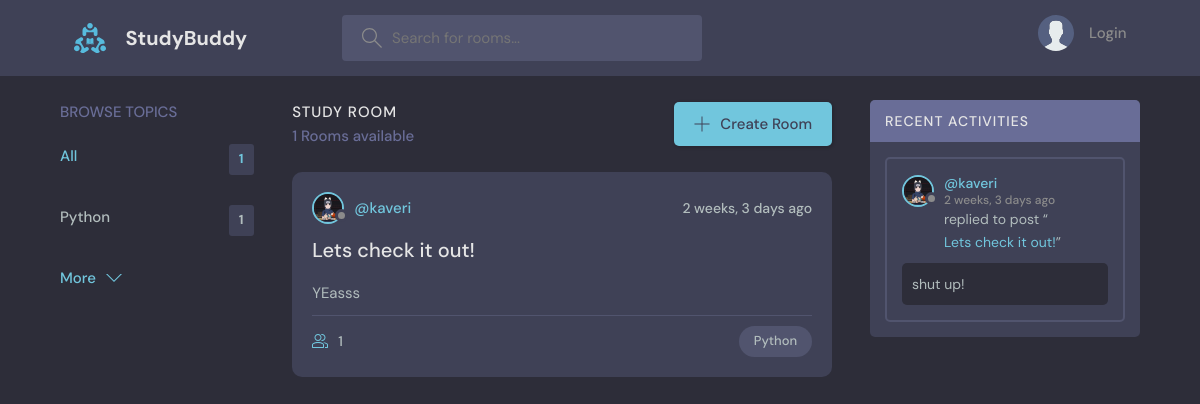
The page / on the database its author committed.
### base/models.py (models this page shows, shortened)
class Topic(models.Model):
   name = models.CharField(max_length=200)

class Room(models.Model):
    host=models.ForeignKey(User,on_delete=models.SET_NULL,null=True)
    topic=models.ForeignKey(Topic,on_delete=models.SET_NULL,null=True)
    name=models.CharField(max_length=200)
    description=models.TextField(null=True, blank=True)
    participants=models.ManyToManyField(User,related_name="participants",blank=True)
    updated=models.DateTimeField(auto_now=True)
    created=models.DateTimeField(auto_now_add=True)
    class Meta:
      ordering =['-updated', '-created']
    def __str__(self):
     return self.name

class User(AbstractUser):
   name= models.CharField(max_length=200, null=True)
   email= models.EmailField(unique=True)
   bio=models.TextField(null=True)
   avatar=models.ImageField(null=True,default="avatar.svg")
   USERNAME_FIELD = 'email'
   REQUIRED_FIELDS = []

class Message(models.Model):
   user=models.ForeignKey(User,on_delete=models.CASCADE)
   room=models.ForeignKey(Room,on_delete=models.CASCADE)
   body=models.TextField()
   updated=models.DateTimeField(auto_now=True)
   created=models.DateTimeField(auto_now_add=True)
   class Meta:
      ordering =['-updated', '-created']
   def __str__(self):
     return self.body[0:50]

### base/views.py (the view)
# urls.py: path('',views.home,name="home"),
def home(request):
    q=request.GET.get('q') if request.GET.get('q') !=None else ''
    rooms=Room.objects.filter(
        Q(topic__name__icontains=q) | Q(name__icontains=q) | Q(description__icontains=q)
    )
    room_count=rooms.count()
    topics=Topic.objects.all()[0:6]
    room_messages=Message.objects.filter(Q(room__topic__name__icontains=q))
    context={'rooms':rooms, 'topics':topics,'room_count':room_count,'room_messages':room_messages}
    return render(request, 'base/home.html',context)

### base/templates/base/home.html (shortened to what this page needs)
{% extends 'main.html'%}
{% block content%}
    <main class="layout layout--3">
      <div class="container">
        {% include 'base/topics_component.html' %}
        <div class="roomList">
          <div class="roomList__header">
            <div>
              <h2>Study Room</h2>
              <p>{{room_count}} Rooms available</p>
            </div>
            <a class="btn btn--main" href="{%url 'create-room'%}">
              <svg version="1.1" xmlns="http://www.w3.org/2000/svg" width="32" height="32" viewBox="0 0 32 32">
                <title>add</title>
                <path
                  d="M16.943 0.943h-1.885v14.115h-14.115v1.885h14.115v14.115h1.885v-14.115h14.115v-1.885h-14.115v-14.115z"
                ></path>
              </svg>
              Create Room
            </a>
          </div>
          {% include 'base/feed_component.html' %}
        </div>
        {% include 'base/activity_component.html' %}
      </div>
    </main>
    {% endblock %}

### base/templates/base/topics_component.html
<div class="topics">
  <div class="topics__header">
    <h2>Browse Topics</h2>
  </div>
  <ul class="topics__list">
    <li>
      <a href="{% url 'home' %}" class="active">All <span>{{topics.count}}</span></a>
    </li>
    {% for topic in topics %}
    <li>
      <a href="{% url 'home'%}?q={{topic.name}}">{{topic.name}} <span>{{topic.room_set.all.count}}</span></a>
    </li>
    {% endfor %}
  </ul>
  <a class="btn btn--link" href="{% url 'topics' %}">
    More
    <svg version="1.1" xmlns="http://www.w3.org/2000/svg" width="32" height="32" viewBox="0 0 32 32">
      <title>chevron-down</title>
      <path d="M16 21l-13-13h-3l16 16 16-16h-3l-13 13z"></path>
    </svg>
  </a>
</div>

### base/templates/base/feed_component.html (shortened to what this page needs)
{% for room in rooms %}
<div class="roomListRoom">
  <div class="roomListRoom__header">
    <a href="{% url 'user-profile' room.host.id %}" class="roomListRoom__author">
      <div class="avatar avatar--small">
        <img src="{{room.host.avatar.url}}" />
      </div>
      <span>@{{room.host.username}}</span>
    </a>
    <div class="roomListRoom__actions">
      <span>{{room.created|timesince}} ago</span>
    </div>
  </div>
  <div class="roomListRoom__content">
    <a href="{% url 'room' room.id%}">{{room.name}}</a>
    <p>
      {{room.description}}
    </p>
  </div>
  <div class="roomListRoom__meta">
    <a href="{% url 'room' room.id%}" class="roomListRoom__joined">
      {{room.participants.all.count}}
    </a>
    <p class="roomListRoom__topic">{{room.topic.name}}</p>
  </div>
</div>
{% endfor %}

### base/templates/base/activity_component.html (shortened to what this page needs)
<div class="activities">
  <div class="activities__header">
    <h2>Recent Activities</h2>
  </div>
  {% for message in room_messages %}
  <div class="activities__box">
    <div class="activities__boxHeader roomListRoom__header">
      <a
        href="{% url 'user-profile' message.user.id %}"
        class="roomListRoom__author"
      >
        <div class="avatar avatar--small">
          <img src="{{message.user.avatar.url}}" />
        </div>
        <p>
          @{{message.user.username}}
          <span>{{message.created|timesince}} ago</span>
        </p>
      </a>
    </div>
    <div class="activities__boxContent">
      <p>
        replied to post “<a href="{% url 'room' message.room.id %}"
          >{{message.room}}</a
        >”
      </p>
      <div class="activities__boxRoomContent">{{message.body}}</div>
    </div>
  </div>
  {% endfor %}
</div>

### rows shown on the page
Topic: name "Python", room_set.all.count "1"
Room: host.avatar (picture), host.username "kaveri", created "2 weeks, 3 days", name "Lets check it out!", description "YEasss", participants.all.count "1", topic.name "Python"
Message: user.avatar (picture), user.username "kaveri", created "2 weeks, 3 days", room "Lets check it out!", body "shut up!"

### other values the page prints
{{ topics.count }} "1"
{{ room_count }} "1"
